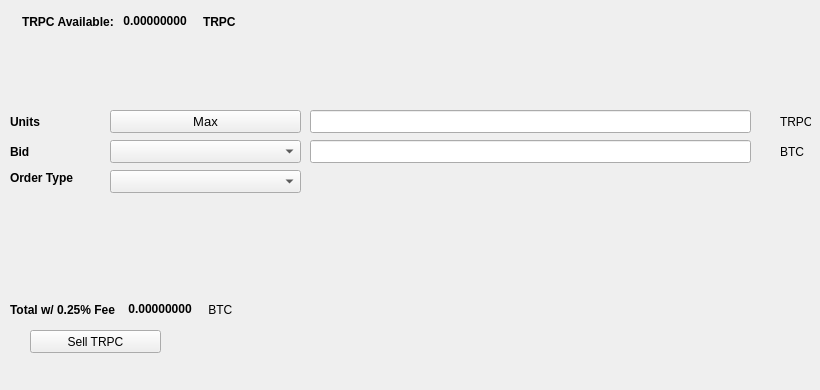
   <widget class="QWidget" name="SellTab">
    <attribute name="title">
     <string>Sell</string>
    </attribute>
    <widget class="QLabel" name="label_16">
     <property name="geometry">
      <rect>
       <x>780</x>
       <y>140</y>
       <width>31</width>
       <height>23</height>
      </rect>
     </property>
     <property name="text">
      <string>BTC</string>
     </property>
    </widget>
    <widget class="QComboBox" name="SellBidcomboBox">
     <property name="geometry">
      <rect>
       <x>110</x>
       <y>140</y>
       <width>191</width>
       <height>23</height>
      </rect>
     </property>
     <property name="font">
      <font>
       <pointsize>10</pointsize>
      </font>
     </property>
    </widget>
    <widget class="QLabel" name="label_18">
     <property name="geometry">
      <rect>
       <x>10</x>
       <y>110</y>
       <width>46</width>
       <height>23</height>
      </rect>
     </property>
     <property name="font">
      <font>
       <weight>75</weight>
       <bold>true</bold>
      </font>
     </property>
     <property name="text">
      <string>Units</string>
     </property>
    </widget>
    <widget class="QPushButton" name="Sell_Max_Amount">
     <property name="geometry">
      <rect>
       <x>110</x>
       <y>110</y>
       <width>191</width>
       <height>23</height>
      </rect>
     </property>
     <property name="font">
      <font>
       <pointsize>10</pointsize>
      </font>
     </property>
     <property name="text">
      <string>Max</string>
     </property>
    </widget>
    <widget class="QLabel" name="label_20">
     <property name="geometry">
      <rect>
       <x>10</x>
       <y>170</y>
       <width>91</width>
       <height>16</height>
      </rect>
     </property>
     <property name="font">
      <font>
       <weight>75</weight>
       <bold>true</bold>
      </font>
     </property>
     <property name="text">
      <string>Order Type</string>
     </property>
    </widget>
    <widget class="QComboBox" name="SellOrdertypeCombo">
     <property name="geometry">
      <rect>
       <x>110</x>
       <y>170</y>
       <width>191</width>
       <height>23</height>
      </rect>
     </property>
     <property name="font">
      <font>
       <pointsize>10</pointsize>
      </font>
     </property>
    </widget>
    <widget class="QLabel" name="label_21">
     <property name="geometry">
      <rect>
       <x>10</x>
       <y>140</y>
       <width>46</width>
       <height>23</height>
      </rect>
     </property>
     <property name="font">
      <font>
       <weight>75</weight>
       <bold>true</bold>
      </font>
     </property>
     <property name="text">
      <string>Bid</string>
     </property>
    </widget>
    <widget class="QLabel" name="label_22">
     <property name="geometry">
      <rect>
       <x>780</x>
       <y>110</y>
       <width>31</width>
       <height>23</height>
      </rect>
     </property>
     <property name="text">
      <string>TRPC</string>
     </property>
    </widget>
    <widget class="QLineEdit" name="UnitsInputTRPC">
     <property name="geometry">
      <rect>
       <x>310</x>
       <y>110</y>
       <width>441</width>
       <height>23</height>
      </rect>
     </property>
     <property name="font">
      <font>
       <pointsize>9</pointsize>
       <weight>75</weight>
       <bold>true</bold>
      </font>
     </property>
    </widget>
    <widget class="QLineEdit" name="SellBidPriceEdit">
     <property name="geometry">
      <rect>
       <x>310</x>
       <y>140</y>
       <width>441</width>
       <height>23</height>
      </rect>
     </property>
     <property name="font">
      <font>
       <pointsize>9</pointsize>
       <weight>75</weight>
       <bold>true</bold>
      </font>
     </property>
    </widget>
    <widget class="QPushButton" name="SellTRPCBTN">
     <property name="geometry">
      <rect>
       <x>30</x>
       <y>330</y>
       <width>131</width>
       <height>23</height>
      </rect>
     </property>
     <property name="text">
      <string>Sell TRPC</string>
     </property>
     <property name="icon">
      <iconset resource="../trpc">
       <normaloff>:/icons/trpc</normaloff>:/icons/trpc</iconset>
     </property>
    </widget>
    <widget class="QWidget" name="layoutWidget3">
     <property name="geometry">
      <rect>
       <x>22</x>
       <y>12</y>
       <width>258</width>
       <height>19</height>
      </rect>
     </property>
     <layout class="QHBoxLayout" name="horizontalLayout">
      <item>
       <widget class="QLabel" name="label232_2">
        <property name="font">
         <font>
          <weight>75</weight>
          <bold>true</bold>
         </font>
        </property>
        <property name="text">
         <string>TRPC Available:</string>
        </property>
       </widget>
      </item>
      <item>
       <widget class="QLabel" name="TRPCAvailableLabel">
        <property name="palette">
         <palette>
          <active>
           <colorrole role="WindowText">
            <brush brushstyle="SolidPattern">
             <color alpha="255">
              <red>0</red>
              <green>0</green>
              <blue>0</blue>
             </color>
            </brush>
           </colorrole>
           <colorrole role="Button">
            <brush brushstyle="SolidPattern">
             <color alpha="255">
              <red>0</red>
              <green>170</green>
              <blue>0</blue>
             </color>
            </brush>
           </colorrole>
           <colorrole role="Light">
            <brush brushstyle="SolidPattern">
             <color alpha="255">
              <red>0</red>
              <green>255</green>
              <blue>0</blue>
             </color>
            </brush>
           </colorrole>
           <colorrole role="Midlight">
            <brush brushstyle="SolidPattern">
             <color alpha="255">
              <red>0</red>
              <green>212</green>
              <blue>0</blue>
             </color>
            </brush>
           </colorrole>
           <colorrole role="Dark">
            <brush brushstyle="SolidPattern">
             <color alpha="255">
              <red>0</red>
              <green>85</green>
              <blue>0</blue>
             </color>
            </brush>
           </colorrole>
           <colorrole role="Mid">
            <brush brushstyle="SolidPattern">
             <color alpha="255">
              <red>0</red>
              <green>113</green>
              <blue>0</blue>
             </color>
            </brush>
           </colorrole>
           <colorrole role="Text">
            <brush brushstyle="SolidPattern">
             <color alpha="255">
              <red>0</red>
              <green>170</green>
              <blue>0</blue>
             </color>
            </brush>
           </colorrole>
           <colorrole role="BrightText">
            <brush brushstyle="SolidPattern">
             <color alpha="255">
              <red>255</red>
              <green>255</green>
              <blue>255</blue>
             </color>
            </brush>
           </colorrole>
           <colorrole role="ButtonText">
            <brush brushstyle="SolidPattern">
             <color alpha="255">
              <red>0</red>
              <green>0</green>
              <blue>0</blue>
             </color>
            </brush>
           </colorrole>
           <colorrole role="Base">
            <brush brushstyle="SolidPattern">
             <color alpha="255">
              <red>255</red>
              <green>255</green>
              <blue>255</blue>
             </color>
            </brush>
           </colorrole>
           <colorrole role="Window">
            <brush brushstyle="SolidPattern">
             <color alpha="255">
              <red>0</red>
              <green>170</green>
              <blue>0</blue>
             </color>
            </brush>
           </colorrole>
           <colorrole role="Shadow">
            <brush brushstyle="SolidPattern">
             <color alpha="255">
              <red>0</red>
              <green>0</green>
              <blue>0</blue>
             </color>
            </brush>
           </colorrole>
           <colorrole role="AlternateBase">
            <brush brushstyle="SolidPattern">
             <color alpha="255">
              <red>127</red>
              <green>212</green>
              <blue>127</blue>
             </color>
            </brush>
           </colorrole>
           <colorrole role="ToolTipBase">
            <brush brushstyle="SolidPattern">
             <color alpha="255">
              <red>255</red>
              <green>255</green>
              <blue>220</blue>
             </color>
            </brush>
           </colorrole>
           <colorrole role="ToolTipText">
            <brush brushstyle="SolidPattern">
             <color alpha="255">
              <red>0</red>
              <green>0</green>
              <blue>0</blue>
             </color>
            </brush>
           </colorrole>
          </active>
          <inactive>
           <colorrole role="WindowText">
            <brush brushstyle="SolidPattern">
             <color alpha="255">
              <red>0</red>
              <green>0</green>
              <blue>0</blue>
             </color>
            </brush>
           </colorrole>
           <colorrole role="Button">
            <brush brushstyle="SolidPattern">
             <color alpha="255">
              <red>0</red>
              <green>170</green>
              <blue>0</blue>
             </color>
            </brush>
           </colorrole>
           <colorrole role="Light">
            <brush brushstyle="SolidPattern">
             <color alpha="255">
              <red>0</red>
              <green>255</green>
              <blue>0</blue>
             </color>
            </brush>
           </colorrole>
           <colorrole role="Midlight">
            <brush brushstyle="SolidPattern">
             <color alpha="255">
              <red>0</red>
              <green>212</green>
              <blue>0</blue>
             </color>
            </brush>
           </colorrole>
           <colorrole role="Dark">
            <brush brushstyle="SolidPattern">
             <color alpha="255">
              <red>0</red>
              <green>85</green>
              <blue>0</blue>
             </color>
            </brush>
           </colorrole>
           <colorrole role="Mid">
            <brush brushstyle="SolidPattern">
             <color alpha="255">
              <red>0</red>
              <green>113</green>
              <blue>0</blue>
             </color>
            </brush>
           </colorrole>
           <colorrole role="Text">
            <brush brushstyle="SolidPattern">
             <color alpha="255">
              <red>0</red>
              <green>170</green>
              <blue>0</blue>
             </color>
            </brush>
           </colorrole>
           <colorrole role="BrightText">
            <brush brushstyle="SolidPattern">
             <color alpha="255">
              <red>255</red>
              <green>255</green>
              <blue>255</blue>
             </color>
            </brush>
           </colorrole>
           <colorrole role="ButtonText">
            <brush brushstyle="SolidPattern">
             <color alpha="255">
              <red>0</red>
              <green>0</green>
              <blue>0</blue>
             </color>
            </brush>
           </colorrole>
           <colorrole role="Base">
            <brush brushstyle="SolidPattern">
             <color alpha="255">
              <red>255</red>
              <green>255</green>
              <blue>255</blue>
             </color>
            </brush>
           </colorrole>
           <colorrole role="Window">
            <brush brushstyle="SolidPattern">
             <color alpha="255">
              <red>0</red>
              <green>170</green>
              <blue>0</blue>
             </color>
            </brush>
           </colorrole>
           <colorrole role="Shadow">
            <brush brushstyle="SolidPattern">
             <color alpha="255">
              <red>0</red>
              <green>0</green>
              <blue>0</blue>
             </color>
            </brush>
           </colorrole>
           <colorrole role="AlternateBase">
            <brush brushstyle="SolidPattern">
             <color alpha="255">
              <red>127</red>
              <green>212</green>
              <blue>127</blue>
             </color>
            </brush>
           </colorrole>
           <colorrole role="ToolTipBase">
            <brush brushstyle="SolidPattern">
             <color alpha="255">
              <red>255</red>
              <green>255</green>
              <blue>220</blue>
             </color>
            </brush>
           </colorrole>
           <colorrole role="ToolTipText">
            <brush brushstyle="SolidPattern">
             <color alpha="255">
              <red>0</red>
              <green>0</green>
              <blue>0</blue>
             </color>
            </brush>
           </colorrole>
          </inactive>
          <disabled>
           <colorrole role="WindowText">
            <brush brushstyle="SolidPattern">
             <color alpha="255">
              <red>0</red>
              <green>85</green>
              <blue>0</blue>
             </color>
            </brush>
           </colorrole>
           <colorrole role="Button">
            <brush brushstyle="SolidPattern">
             <color alpha="255">
              <red>0</red>
              <green>170</green>
              <blue>0</blue>
             </color>
            </brush>
           </colorrole>
           <colorrole role="Light">
            <brush brushstyle="SolidPattern">
             <color alpha="255">
              <red>0</red>
              <green>255</green>
              <blue>0</blue>
             </color>
            </brush>
           </colorrole>
           <colorrole role="Midlight">
            <brush brushstyle="SolidPattern">
             <color alpha="255">
              <red>0</red>
              <green>212</green>
              <blue>0</blue>
             </color>
            </brush>
           </colorrole>
           <colorrole role="Dark">
            <brush brushstyle="SolidPattern">
             <color alpha="255">
              <red>0</red>
              <green>85</green>
              <blue>0</blue>
             </color>
            </brush>
           </colorrole>
           <colorrole role="Mid">
            <brush brushstyle="SolidPattern">
             <color alpha="255">
              <red>0</red>
              <green>113</green>
              <blue>0</blue>
             </color>
            </brush>
           </colorrole>
           <colorrole role="Text">
            <brush brushstyle="SolidPattern">
             <color alpha="255">
              <red>0</red>
              <green>85</green>
              <blue>0</blue>
             </color>
            </brush>
           </colorrole>
           <colorrole role="BrightText">
            <brush brushstyle="SolidPattern">
             <color alpha="255">
              <red>255</red>
              <green>255</green>
              <blue>255</blue>
             </color>
            </brush>
           </colorrole>
           <colorrole role="ButtonText">
            <brush brushstyle="SolidPattern">
             <color alpha="255">
              <red>0</red>
              <green>85</green>
              <blue>0</blue>
             </color>
            </brush>
           </colorrole>
           <colorrole role="Base">
            <brush brushstyle="SolidPattern">
             <color alpha="255">
              <red>0</red>
              <green>170</green>
              <blue>0</blue>
             </color>
            </brush>
           </colorrole>
           <colorrole role="Window">
            <brush brushstyle="SolidPattern">
             <color alpha="255">
              <red>0</red>
              <green>170</green>
              <blue>0</blue>
             </color>
            </brush>
           </colorrole>
           <colorrole role="Shadow">
            <brush brushstyle="SolidPattern">
             <color alpha="255">
              <red>0</red>
              <green>0</green>
              <blue>0</blue>
             </color>
            </brush>
           </colorrole>
           <colorrole role="AlternateBase">
            <brush brushstyle="SolidPattern">
             <color alpha="255">
              <red>0</red>
              <green>170</green>
              <blue>0</blue>
             </color>
            </brush>
           </colorrole>
           <colorrole role="ToolTipBase">
            <brush brushstyle="SolidPattern">
             <color alpha="255">
              <red>255</red>
              <green>255</green>
              <blue>220</blue>
             </color>
            </brush>
           </colorrole>
           <colorrole role="ToolTipText">
            <brush brushstyle="SolidPattern">
             <color alpha="255">
              <red>0</red>
              <green>0</green>
              <blue>0</blue>
             </color>
            </brush>
           </colorrole>
          </disabled>
         </palette>
        </property>
        <property name="font">
         <font>
          <weight>75</weight>
          <bold>true</bold>
         </font>
        </property>
        <property name="text">
         <string> 0.00000000 </string>
        </property>
        <property name="textInteractionFlags">
         <set>Qt::LinksAccessibleByMouse|Qt::TextSelectableByKeyboard|Qt::TextSelectableByMouse</set>
        </property>
       </widget>
      </item>
      <item>
       <widget class="QLabel" name="labelTRPC">
        <property name="font">
         <font>
          <weight>75</weight>
          <bold>true</bold>
         </font>
        </property>
        <property name="text">
         <string>TRPC</string>
        </property>
       </widget>
      </item>
     </layout>
    </widget>
    <widget class="QWidget" name="layoutWidget">
     <property name="geometry">
      <rect>
       <x>10</x>
       <y>300</y>
       <width>268</width>
       <height>19</height>
      </rect>
     </property>
     <layout class="QHBoxLayout" name="horizontalLayout_2">
      <item>
       <widget class="QLabel" name="label_19">
        <property name="font">
         <font>
          <weight>75</weight>
          <bold>true</bold>
         </font>
        </property>
        <property name="text">
         <string>Total w/ 0.25% Fee </string>
        </property>
       </widget>
      </item>
      <item>
       <widget class="QLabel" name="SellCostLabel">
        <property name="palette">
         <palette>
          <active>
           <colorrole role="WindowText">
            <brush brushstyle="SolidPattern">
             <color alpha="255">
              <red>0</red>
              <green>0</green>
              <blue>0</blue>
             </color>
            </brush>
           </colorrole>
           <colorrole role="Button">
            <brush brushstyle="SolidPattern">
             <color alpha="255">
              <red>0</red>
              <green>170</green>
              <blue>0</blue>
             </color>
            </brush>
           </colorrole>
           <colorrole role="Light">
            <brush brushstyle="SolidPattern">
             <color alpha="255">
              <red>0</red>
              <green>255</green>
              <blue>0</blue>
             </color>
            </brush>
           </colorrole>
           <colorrole role="Midlight">
            <brush brushstyle="SolidPattern">
             <color alpha="255">
              <red>0</red>
              <green>212</green>
              <blue>0</blue>
             </color>
            </brush>
           </colorrole>
           <colorrole role="Dark">
            <brush brushstyle="SolidPattern">
             <color alpha="255">
              <red>0</red>
              <green>85</green>
              <blue>0</blue>
             </color>
            </brush>
           </colorrole>
           <colorrole role="Mid">
            <brush brushstyle="SolidPattern">
             <color alpha="255">
              <red>0</red>
              <green>113</green>
              <blue>0</blue>
             </color>
            </brush>
           </colorrole>
           <colorrole role="Text">
            <brush brushstyle="SolidPattern">
             <color alpha="255">
              <red>0</red>
              <green>170</green>
              <blue>0</blue>
             </color>
            </brush>
           </colorrole>
           <colorrole role="BrightText">
            <brush brushstyle="SolidPattern">
             <color alpha="255">
              <red>255</red>
              <green>255</green>
              <blue>255</blue>
             </color>
            </brush>
           </colorrole>
           <colorrole role="ButtonText">
            <brush brushstyle="SolidPattern">
             <color alpha="255">
              <red>0</red>
              <green>0</green>
              <blue>0</blue>
             </color>
            </brush>
           </colorrole>
           <colorrole role="Base">
            <brush brushstyle="SolidPattern">
             <color alpha="255">
              <red>255</red>
              <green>255</green>
              <blue>255</blue>
             </color>
            </brush>
           </colorrole>
           <colorrole role="Window">
            <brush brushstyle="SolidPattern">
             <color alpha="255">
              <red>0</red>
              <green>170</green>
              <blue>0</blue>
             </color>
            </brush>
           </colorrole>
           <colorrole role="Shadow">
            <brush brushstyle="SolidPattern">
             <color alpha="255">
              <red>0</red>
              <green>0</green>
              <blue>0</blue>
             </color>
            </brush>
           </colorrole>
           <colorrole role="AlternateBase">
            <brush brushstyle="SolidPattern">
             <color alpha="255">
              <red>127</red>
              <green>212</green>
              <blue>127</blue>
             </color>
            </brush>
           </colorrole>
           <colorrole role="ToolTipBase">
            <brush brushstyle="SolidPattern">
             <color alpha="255">
              <red>255</red>
              <green>255</green>
              <blue>220</blue>
             </color>
            </brush>
           </colorrole>
           <colorrole role="ToolTipText">
            <brush brushstyle="SolidPattern">
             <color alpha="255">
              <red>0</red>
              <green>0</green>
              <blue>0</blue>
             </color>
            </brush>
           </colorrole>
          </active>
          <inactive>
           <colorrole role="WindowText">
            <brush brushstyle="SolidPattern">
             <color alpha="255">
              <red>0</red>
              <green>0</green>
              <blue>0</blue>
             </color>
            </brush>
           </colorrole>
           <colorrole role="Button">
            <brush brushstyle="SolidPattern">
             <color alpha="255">
              <red>0</red>
              <green>170</green>
              <blue>0</blue>
             </color>
            </brush>
           </colorrole>
           <colorrole role="Light">
            <brush brushstyle="SolidPattern">
             <color alpha="255">
              <red>0</red>
              <green>255</green>
              <blue>0</blue>
             </color>
            </brush>
           </colorrole>
           <colorrole role="Midlight">
            <brush brushstyle="SolidPattern">
             <color alpha="255">
              <red>0</red>
              <green>212</green>
              <blue>0</blue>
             </color>
            </brush>
           </colorrole>
           <colorrole role="Dark">
            <brush brushstyle="SolidPattern">
             <color alpha="255">
              <red>0</red>
              <green>85</green>
              <blue>0</blue>
             </color>
            </brush>
           </colorrole>
           <colorrole role="Mid">
            <brush brushstyle="SolidPattern">
             <color alpha="255">
              <red>0</red>
              <green>113</green>
              <blue>0</blue>
             </color>
            </brush>
           </colorrole>
           <colorrole role="Text">
            <brush brushstyle="SolidPattern">
             <color alpha="255">
              <red>0</red>
              <green>170</green>
              <blue>0</blue>
             </color>
            </brush>
           </colorrole>
           <colorrole role="BrightText">
            <brush brushstyle="SolidPattern">
             <color alpha="255">
              <red>255</red>
              <green>255</green>
              <blue>255</blue>
             </color>
            </brush>
           </colorrole>
           <colorrole role="ButtonText">
            <brush brushstyle="SolidPattern">
             <color alpha="255">
              <red>0</red>
              <green>0</green>
              <blue>0</blue>
             </color>
            </brush>
           </colorrole>
           <colorrole role="Base">
            <brush brushstyle="SolidPattern">
             <color alpha="255">
              <red>255</red>
              <green>255</green>
              <blue>255</blue>
             </color>
            </brush>
           </colorrole>
           <colorrole role="Window">
            <brush brushstyle="SolidPattern">
             <color alpha="255">
              <red>0</red>
              <green>170</green>
              <blue>0</blue>
             </color>
            </brush>
           </colorrole>
           <colorrole role="Shadow">
            <brush brushstyle="SolidPattern">
             <color alpha="255">
              <red>0</red>
              <green>0</green>
              <blue>0</blue>
             </color>
            </brush>
           </colorrole>
           <colorrole role="AlternateBase">
            <brush brushstyle="SolidPattern">
             <color alpha="255">
              <red>127</red>
              <green>212</green>
              <blue>127</blue>
             </color>
            </brush>
           </colorrole>
           <colorrole role="ToolTipBase">
            <brush brushstyle="SolidPattern">
             <color alpha="255">
              <red>255</red>
              <green>255</green>
              <blue>220</blue>
             </color>
            </brush>
           </colorrole>
           <colorrole role="ToolTipText">
            <brush brushstyle="SolidPattern">
             <color alpha="255">
              <red>0</red>
              <green>0</green>
              <blue>0</blue>
             </color>
            </brush>
           </colorrole>
          </inactive>
          <disabled>
           <colorrole role="WindowText">
            <brush brushstyle="SolidPattern">
             <color alpha="255">
              <red>0</red>
              <green>85</green>
              <blue>0</blue>
             </color>
            </brush>
           </colorrole>
           <colorrole role="Button">
            <brush brushstyle="SolidPattern">
             <color alpha="255">
              <red>0</red>
              <green>170</green>
              <blue>0</blue>
             </color>
            </brush>
           </colorrole>
           <colorrole role="Light">
            <brush brushstyle="SolidPattern">
             <color alpha="255">
              <red>0</red>
              <green>255</green>
              <blue>0</blue>
             </color>
            </brush>
           </colorrole>
           <colorrole role="Midlight">
            <brush brushstyle="SolidPattern">
             <color alpha="255">
              <red>0</red>
              <green>212</green>
              <blue>0</blue>
             </color>
            </brush>
           </colorrole>
           <colorrole role="Dark">
            <brush brushstyle="SolidPattern">
             <color alpha="255">
              <red>0</red>
              <green>85</green>
              <blue>0</blue>
             </color>
            </brush>
           </colorrole>
           <colorrole role="Mid">
            <brush brushstyle="SolidPattern">
             <color alpha="255">
              <red>0</red>
              <green>113</green>
              <blue>0</blue>
             </color>
            </brush>
           </colorrole>
           <colorrole role="Text">
            <brush brushstyle="SolidPattern">
             <color alpha="255">
              <red>0</red>
              <green>85</green>
              <blue>0</blue>
             </color>
            </brush>
           </colorrole>
           <colorrole role="BrightText">
            <brush brushstyle="SolidPattern">
             <color alpha="255">
              <red>255</red>
              <green>255</green>
              <blue>255</blue>
             </color>
            </brush>
           </colorrole>
           <colorrole role="ButtonText">
            <brush brushstyle="SolidPattern">
             <color alpha="255">
              <red>0</red>
              <green>85</green>
              <blue>0</blue>
             </color>
            </brush>
           </colorrole>
           <colorrole role="Base">
            <brush brushstyle="SolidPattern">
             <color alpha="255">
              <red>0</red>
              <green>170</green>
              <blue>0</blue>
             </color>
            </brush>
           </colorrole>
           <colorrole role="Window">
            <brush brushstyle="SolidPattern">
             <color alpha="255">
              <red>0</red>
              <green>170</green>
              <blue>0</blue>
             </color>
            </brush>
           </colorrole>
           <colorrole role="Shadow">
            <brush brushstyle="SolidPattern">
             <color alpha="255">
              <red>0</red>
              <green>0</green>
              <blue>0</blue>
             </color>
            </brush>
           </colorrole>
           <colorrole role="AlternateBase">
            <brush brushstyle="SolidPattern">
             <color alpha="255">
              <red>0</red>
              <green>170</green>
              <blue>0</blue>
             </color>
            </brush>
           </colorrole>
           <colorrole role="ToolTipBase">
            <brush brushstyle="SolidPattern">
             <color alpha="255">
              <red>255</red>
              <green>255</green>
              <blue>220</blue>
             </color>
            </brush>
           </colorrole>
           <colorrole role="ToolTipText">
            <brush brushstyle="SolidPattern">
             <color alpha="255">
              <red>0</red>
              <green>0</green>
              <blue>0</blue>
             </color>
            </brush>
           </colorrole>
          </disabled>
         </palette>
        </property>
        <property name="font">
         <font>
          <weight>75</weight>
          <bold>true</bold>
         </font>
        </property>
        <property name="autoFillBackground">
         <bool>false</bool>
        </property>
        <property name="text">
         <string> 0.00000000</string>
        </property>
        <property name="textInteractionFlags">
         <set>Qt::LinksAccessibleByMouse|Qt::TextSelectableByMouse</set>
        </property>
       </widget>
      </item>
      <item>
       <widget class="QLabel" name="label_17">
        <property name="font">
         <font>
          <weight>50</weight>
          <bold>false</bold>
         </font>
        </property>
        <property name="text">
         <string> BTC</string>
        </property>
       </widget>
      </item>
     </layout>
    </widget>
    <widget class="QLabel" name="label_23">
     <property name="geometry">
      <rect>
       <x>460</x>
       <y>300</y>
       <width>281</width>
       <height>81</height>
      </rect>
     </property>
     <property name="text">
      <string/>
     </property>
     <property name="pixmap">
      <pixmap>:/images/bittrex</pixmap>
     </property>
    </widget>
   </widget>
